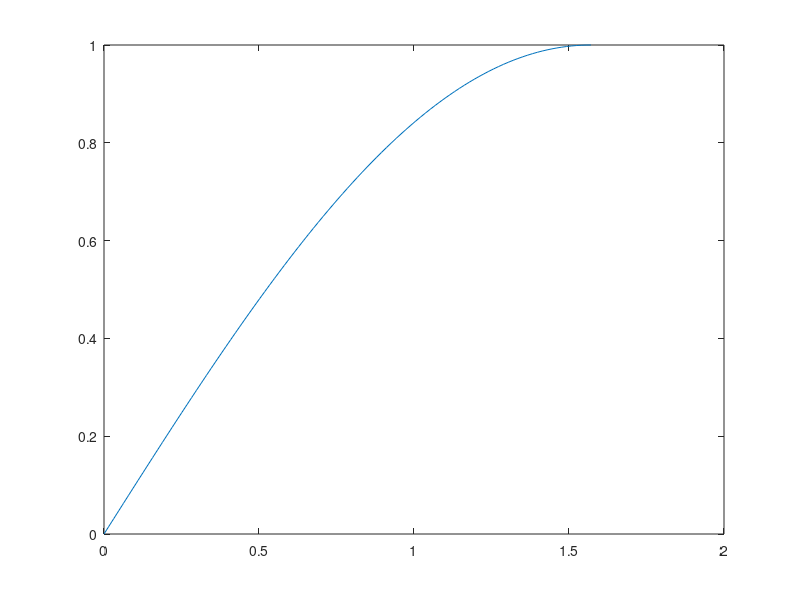

MATLAB code to generate this figure: (Note: this script raises an error after producing the figure.)
clear all

xsin=[0:pi/200:pi/2];
ysin=sin(xsin);
xx=linspace(0,pi,50);
figure
plot(xsin,ysin);

M=1;

[y,R]=lagran1(xsin,ysin,xx,M);

y1=sin(xx);
errorbar(xx,y,R,'.g')
hold on 
plot(xsin,ysin, 'or',xx,y,'.k',xx,y1,'-b');
legend('error','sample','lagrange','sin(x)')


% vpa(L,5)